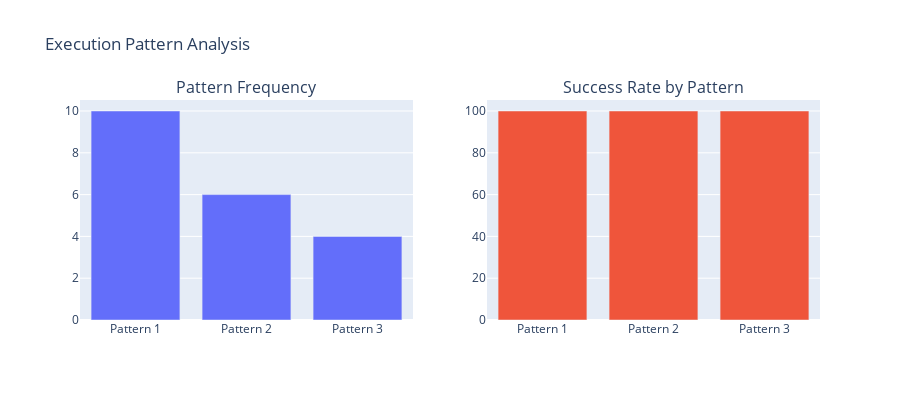

The notebook cell saved with this chart:
### Code cell
# Visualize pattern analysis
fig = make_subplots(
    rows=1, cols=2,
    subplot_titles=('Pattern Frequency', 'Success Rate by Pattern')
)

top_variants = variants_df_filtered.head(10)
labels = [f"Pattern {i+1}" for i in range(len(top_variants))]

fig.add_trace(go.Bar(x=labels, y=top_variants['frequency'], name='Frequency'), row=1, col=1)
fig.add_trace(go.Bar(x=labels, y=top_variants['success_rate']*100, name='Success %'), row=1, col=2)

fig.update_layout(height=400, showlegend=False, title_text="Execution Pattern Analysis")
fig.show()

### Figure 1 — Plotly figure (JSON) as saved in the notebook; plotly's stock layout.template omitted (floating-point values rounded to 4 significant figures)
{"data": [{"name": "Frequency", "type": "bar", "x": ["Pattern 1", "Pattern 2", "Pattern 3"], "xaxis": "x", "y": [10, 6, 4], "yaxis": "y"}, {"name": "Success %", "type": "bar", "x": ["Pattern 1", "Pattern 2", "Pattern 3"], "xaxis": "x2", "y": [100.0, 100.0, 100.0], "yaxis": "y2"}], "layout": {"annotations": [{"font": {"size": 16}, "showarrow": false, "text": "Pattern Frequency", "x": 0.225, "xanchor": "center", "xref": "paper", "y": 1, "yanchor": "bottom", "yref": "paper"}, {"font": {"size": 16}, "showarrow": false, "text": "Success Rate by Pattern", "x": 0.775, "xanchor": "center", "xref": "paper", "y": 1, "yanchor": "bottom", "yref": "paper"}], "height": 400, "showlegend": false, "title": {"text": "Execution Pattern Analysis"}, "xaxis": {"anchor": "y", "domain": [0, 0.45]}, "xaxis2": {"anchor": "y2", "domain": [0.55, 1]}, "yaxis": {"anchor": "x", "domain": [0, 1]}, "yaxis2": {"anchor": "x2", "domain": [0, 1]}}}
